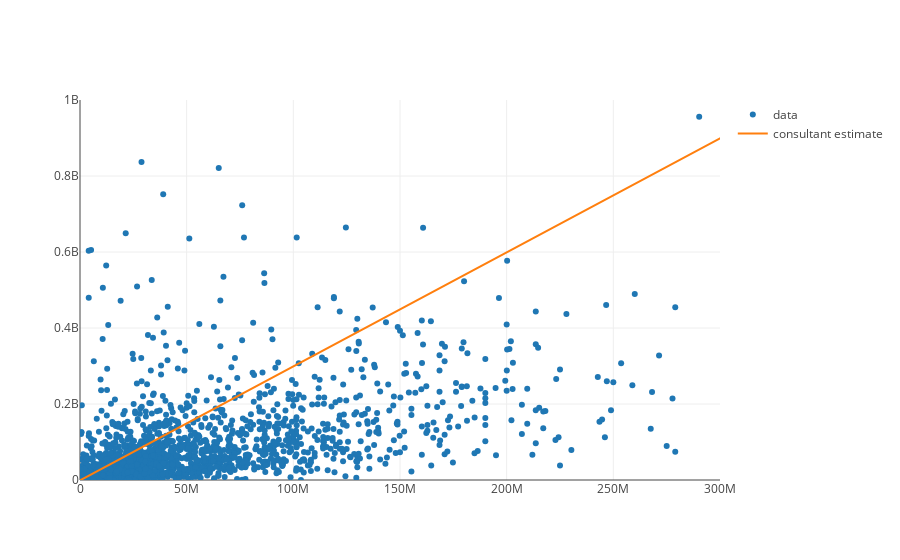

The notebook cell this image was saved under:
### Markdown cell above
Let's plot the consultant estimated revenue to see visually if his estimates line up.

### Code cell
from plotly.offline import iplot, init_notebook_mode
init_notebook_mode(connected=True)

from graph import trace_values, m_b_trace, plot


consultant_estimated_revenues = list(map(lambda budget: outside_consultant_predicted_revenue(budget),budgets))
movies_trace = trace_values(budgets, consultant_estimated_revenues, mode='line', name = 'consultant estimate')
plot([revenues_per_budgets, movies_trace], revenues_layout)

### Figure 1 — Plotly figure (JSON) as saved in the notebook; plotly's stock layout.template omitted (floating-point values rounded to 4 significant figures; data arrays with more than 128 entries replaced by an {"elided": "..."} marker saying what was removed)
{"data": [{"mode": "markers", "name": "data", "text": {"elided": "1794 str values"}, "x": {"elided": "1794 int values"}, "y": {"elided": "1794 int values"}}, {"mode": "line", "name": "consultant estimate", "text": [], "x": {"elided": "1794 int values"}, "y": {"elided": "1794 int values"}}], "layout": {"xaxis": {"range": [0, 300000000]}, "yaxis": {"range": [0, 1000000000]}}}
